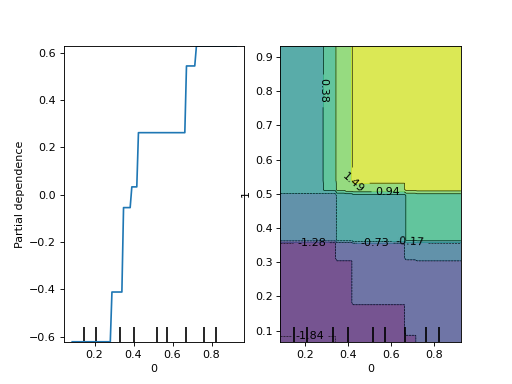

This figure's Python source:
import matplotlib.pyplot as plt
from sklearn.datasets import make_friedman1
from sklearn.ensemble import GradientBoostingRegressor
from sklearn.inspection import plot_partial_dependence
X, y = make_friedman1()
clf = GradientBoostingRegressor(n_estimators=10).fit(X, y)
plot_partial_dependence(clf, X, [0, (0, 1)])  # doctest: +SKIP
# <...>
plt.show()  # doctest: +SKIP
